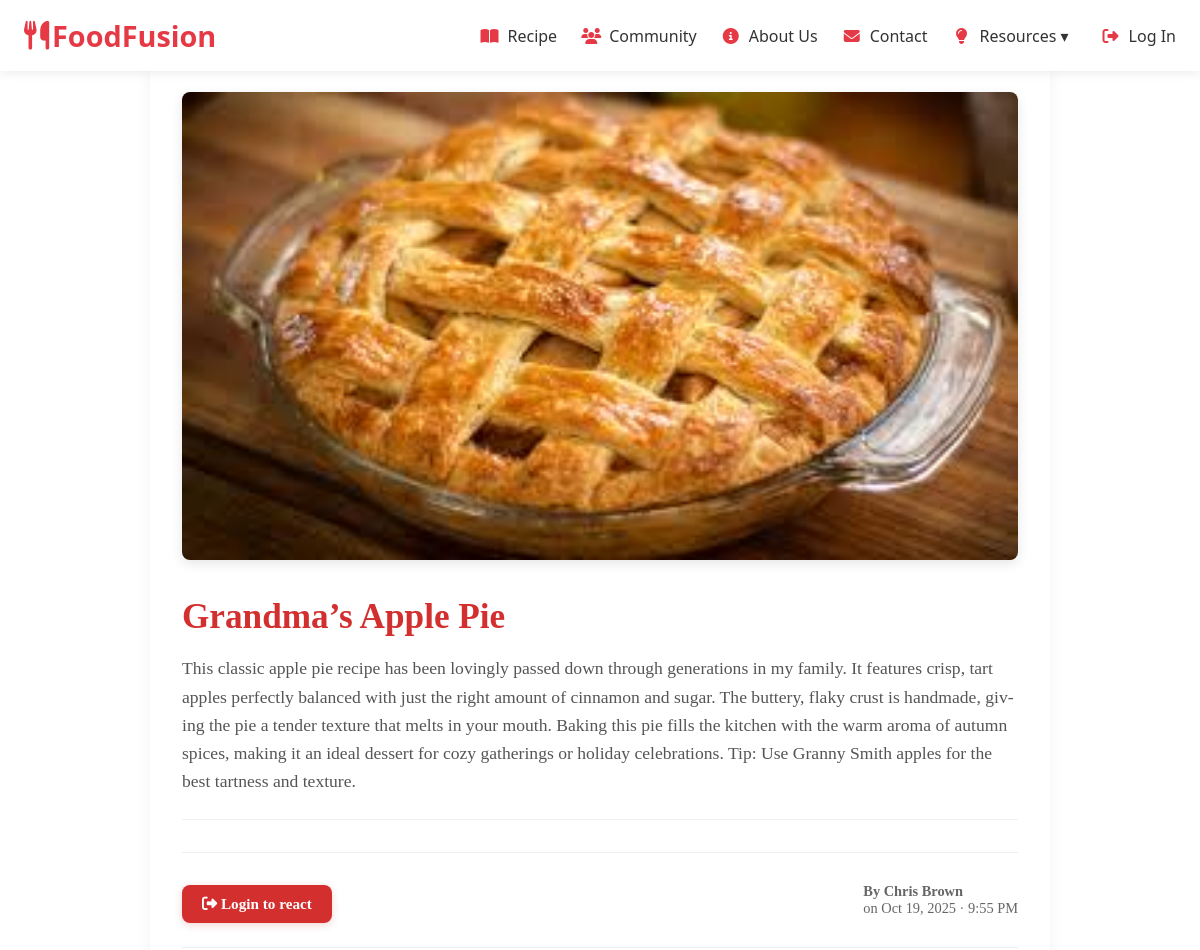
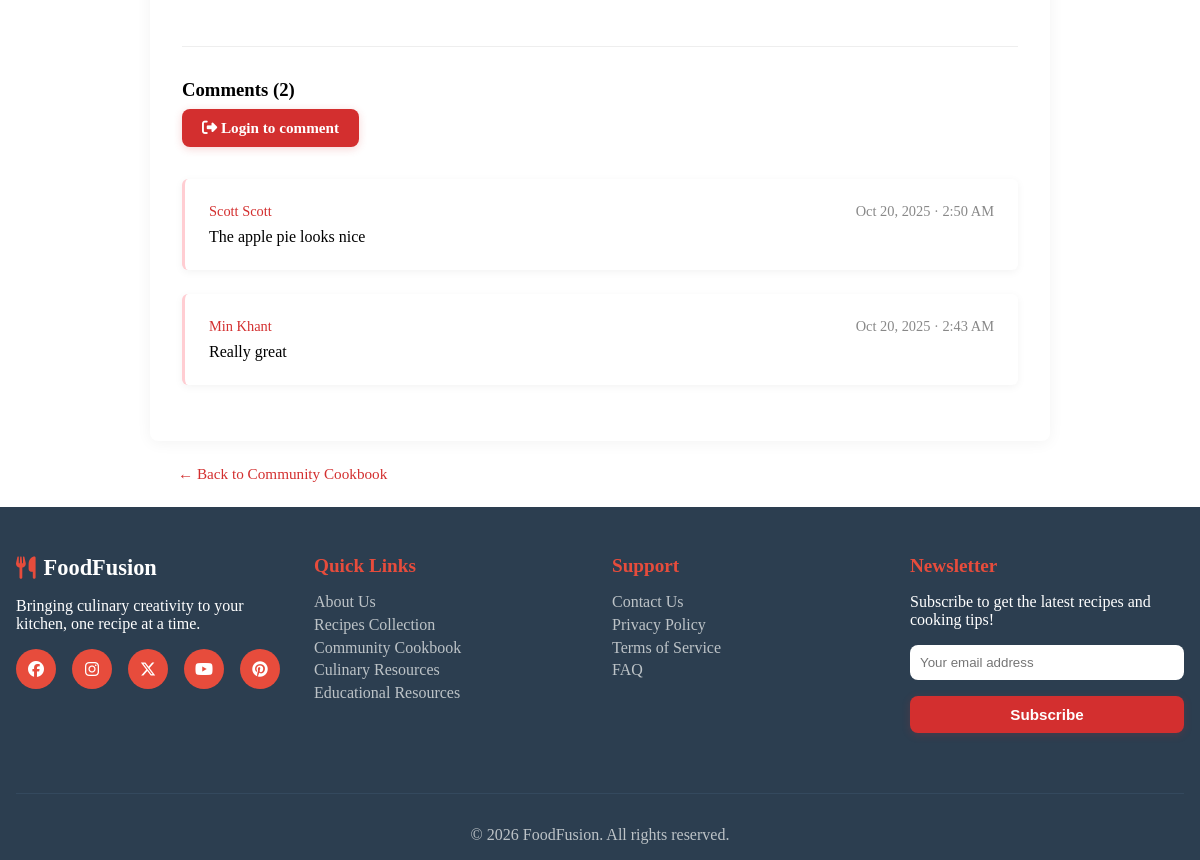
/each_post.php?post_id=2, run on the app's committed database (2 pictures, top to bottom).
### tables this page shows
CREATE TABLE `community_posts` (
  `id` int(11) NOT NULL,
  `user_id` int(11) NOT NULL,
  `title` varchar(150) NOT NULL,
  `description` text NOT NULL,
  `image_url` varchar(255) DEFAULT NULL,
  `created_at` timestamp NOT NULL DEFAULT current_timestamp()
);

CREATE TABLE `users` (
  `user_id` int(11) NOT NULL,
  `first_name` varchar(50) NOT NULL,
  `last_name` varchar(50) NOT NULL,
  `email` varchar(100) NOT NULL,
  `password` varchar(255) NOT NULL,
  `created_at` timestamp NOT NULL DEFAULT current_timestamp() ON UPDATE current_timestamp()
);

CREATE TABLE `comments` (
  `id` int(11) NOT NULL,
  `post_id` int(11) NOT NULL,
  `user_id` int(11) NOT NULL,
  `comment` text NOT NULL,
  `created_at` timestamp NOT NULL DEFAULT current_timestamp()
);

### each_post.php (the view, shortened to what this page needs)
<?php
include "./include/db_config.php";
$post_id = $_GET['post_id'] ?? 0;
try {
    $stmt = $conn->prepare("
        SELECT r.*,
               u.first_name,
               u.last_name,
               (SELECT COUNT(*) FROM likes WHERE post_id = r.id) AS like_count
        FROM community_posts r
        JOIN users u ON r.user_id = u.user_id
        WHERE r.id = ?
    ");
    $stmt->execute([$post_id]);
    $post = $stmt->fetch(PDO::FETCH_ASSOC);
    $is_liked = false;
    $comments = $conn->prepare("
        SELECT c.*, u.first_name, u.last_name, c.created_at
        FROM comments c
        JOIN users u ON c.user_id = u.user_id
        WHERE c.post_id = ?
        ORDER BY c.created_at DESC
    ");
    $comments->execute([$post_id]);
} catch (PDOException $e) {
    echo "Error loading post.";
    exit;
}
include './include/header.php';
?>
<section>
    <div class="post-details">
        <?php if ($post['image_url']): ?>
            <img src="<?= htmlspecialchars($post['image_url']) ?>" alt="Post Image" class="post-full-image">
        <?php endif; ?>
        <div class="post-full-content">
            <h1 class="post-full-title"><?= htmlspecialchars($post['title']) ?></h1>
            <p class="post-full-description"><?= htmlspecialchars($post['description']) ?></p>
            <div class="post-meta">
                <?php if ($user_id): ?>
                    <div class="post-actions">
                        <span>Show some love with a heart</span>
                        <button class="action-btn like-btn <?= $is_liked ? 'liked' : '' ?>" onclick="likePost(<?= $post_id ?>, this)">
                        <span class="icon">❤️</span> <span class="count"><?= $post['like_count'] ?></span>
                        </button>
                    </div>
                <?php else: ?>
                    <a href="login.php" class="btn btn-primary">
                        <i class="fas fa-sign-out-alt"></i> Login to react
                    </a>
                <?php endif; ?>
                <div>
                    <span class="post-author">By <?= htmlspecialchars($post['first_name'] . ' ' . $post['last_name']) ?></span>
                    <span> on <?= date("M j, Y · g:i A", strtotime($post['created_at'])) ?></span>
                </div>
            </div>
        </div>
        <div id="comments" class="comments-section">
            <h3>Comments (<?= $comments->rowCount() ?>)</h3>
            <?php if ($user_id): ?>
                <form class="comment-form" method="POST">
                    <label for="comment">Add a comment</label>
                    <textarea name="comment" id="comment" rows="3" required></textarea>
                    <button type="submit" class="btn btn-primary">Post Comment</button>
                </form>
            <?php else: ?>
                <a href="login.php" class="btn btn-primary">
                    <i class="fas fa-sign-out-alt"></i> Login to comment
                </a>
            <?php endif; ?>
            <div class="comment-list">
                <?php while ($comment = $comments->fetch(PDO::FETCH_ASSOC)): ?>
                    <div class="comment">
                        <div class="comment-header">
                            <span class="comment-author"><?= htmlspecialchars($comment['first_name'] . ' ' . $comment['last_name']) ?></span>
                            <span class="comment-date">
                                <?= date("M j, Y · g:i A", strtotime($comment['created_at'])) ?>
                            </span>
                        </div>
                        <p><?= htmlspecialchars($comment['comment']) ?></p>
                    </div>
                <?php endwhile; ?>
            </div>
        </div>
    </div>
    <div class="back-link-wrapper">
      <a href="community_cookbook.php" class="back-link">← Back to Community Cookbook</a>
    </div>
</section>
<?php include './include/footer.php'; ?>

### include/header.php (shortened to what this page needs)
<!DOCTYPE html>
<html lang="en">
<head>
  <link rel="stylesheet" href="css/style.css?v=<?php echo time(); ?>">
  <link rel="stylesheet" href="https://cdnjs.cloudflare.com/ajax/libs/font-awesome/6.5.0/css/all.min.css">
</head>
<body>
  <header>
    <?php include 'nav.php' ?>
  </header>

### include/nav.php (shortened to what this page needs)
<?php
  if (!isset($user_id)) $user_id = $_SESSION["user_id"] ?? null;
  $current = basename($_SERVER['PHP_SELF']);
?>
<nav class="navbar">
  <div class="nav-container">
    <a href="index.php" class="nav-logo">
      <i class="fas fa-utensils"></i> FoodFusion
    </a>
    <div class="nav-links">
      <div class="nav-pages">
        <a href="recipe_collection.php" class="<?= $current === 'recipe_collection.php' ? 'active' : '' ?>">
          <i class="fas fa-book-open"></i> Recipe
        </a>
        <a href="community_cookbook.php" class="<?= $current === 'community_cookbook.php' ? 'active' : '' ?>">
          <i class="fas fa-users"></i> Community
        </a>
        <a href="about_us.php" class="<?= $current === 'about_us.php' ? 'active' : '' ?>">
          <i class="fas fa-info-circle"></i> About Us
        </a>
        <a href="contact_us.php" class="<?= $current === 'contact_us.php' ? 'active' : '' ?>">
          <i class="fas fa-envelope"></i> Contact
        </a>
        <div class="dropdown">
          <a class="dropdown-toggle" data-dropdown-trigger>
            <i class="fas fa-lightbulb"></i> Resources ▾
          </a>
        </div>
      </div>
      <div class="nav-user">
        <?php if ($user_id): ?>
          <div class="dropdown">
            <a class="dropdown-toggle user-toggle" data-dropdown-trigger>
              <i class="fas fa-user-circle"></i>
              <span><?= htmlspecialchars($_SESSION["user_name"] ?? "User"); ?> ▾</span>
            </a>
            <div class="dropdown-menu">
              <a href="edit_profile.php?edit_profile_id=<?= $user_id ?>">
                <i class="fas fa-user-edit"></i> Edit Profile
              </a>
              <a href="logout.php?logout_id=<?= $user_id ?>">
                <i class="fas fa-sign-out-alt"></i> Log Out
              </a>
            </div>
          </div>
        <?php else: ?>
          <a href="login.php">
            <i class="fas fa-sign-out-alt"></i> Log In
          </a>
        <?php endif; ?>
      </div>
    </div>
  </div>
</nav>

### include/footer.php (shortened to what this page needs)
<footer class="footer">
    <div class="container">
        <div class="footer-content">
            <div class="footer-section">
                <div class="footer-brand">
                    <i class="fas fa-utensils"></i>
                    <span>FoodFusion</span>
                </div>
                <p>Bringing culinary creativity to your kitchen, one recipe at a time.</p>
                <div class="social-links">
                    <a href="https://www.facebook.com" aria-label="Facebook"><i class="fab fa-facebook"></i></a>
                    <a href="https://www.instagram.com" aria-label="Instagram"><i class="fab fa-instagram"></i></a>
                    <a href="https://www.x.com" aria-label="X"><i class="fab fa-x-twitter"></i></a>
                    <a href="https://www.youtube.com" aria-label="YouTube"><i class="fab fa-youtube"></i></a>
                    <a href="https://www.pinterest.com" aria-label="Pinterest"><i class="fab fa-pinterest"></i></a>
                </div>
            </div>
            <div class="footer-section">
                <h4>Quick Links</h4>
                <ul>
                    <li><a href="about_us.php">About Us</a></li>
                    <li><a href="recipe_collection.php">Recipes Collection</a></li>
                    <li><a href="community_cookbook.php">Community Cookbook</a></li>
                    <li><a href="culinary_resources.php">Culinary Resources</a></li>
                    <li><a href="educational_resources.php">Educational Resources</a></li>
                </ul>
            </div>
            <div class="footer-section">
                <h4>Support</h4>
                <ul>
                    <li><a href="contact_us.php">Contact Us</a></li>
                    <li><a href="privacy_policy.php">Privacy Policy</a></li>
                    <li><a href="terms.php">Terms of Service</a></li>
                    <li><a href="faq.php">FAQ</a></li>
                </ul>
            </div>
            <div class="footer-section">
                <h4>Newsletter</h4>
                <p>Subscribe to get the latest recipes and cooking tips!</p>
                <form action="subscribe_newsletter.php" method="post" class="newsletter-form">
                    <input type="email" name="email" placeholder="Your email address" required>
                    <input type="submit" value="Subscribe" class="btn btn-primary">
                    <div class="subscription-message">
                    </div>
                </form>
            </div>
        </div>
        <div class="footer-bottom">
            <p>&copy; <?= date("Y") ?> FoodFusion. All rights reserved.</p>
        </div>
    </div>
</footer>
</body>
</html>

### data on the page
community_posts: image_url (picture), title "Grandma’s Apple Pie", description "This classic apple pie recipe has been lovingly passed down through generations in my family. It features crisp, tart apples perfectly balanced with just the right amount of cinnamon and sugar. The buttery, flaky crust is handmade, giving the pie a tender texture that melts in your mouth. Baking this pie fills the kitchen with the warm aroma of autumn spices, making it an ideal dessert for cozy gatherings or holiday celebrations. Tip: Use Granny Smith apples for the best tartness and texture.", user.last_name "Chris Brown", created_at "Oct 19, 2025 · 9:55 PM"
comments: user.last_name "Scott Scott", created_at "Oct 20, 2025 · 2:50 AM", comment "The apple pie looks nice"
comments: user.last_name "Min Khant", created_at "Oct 20, 2025 · 2:43 AM", comment "Really great"

### other printed values
$comments->rowCount() "2"
